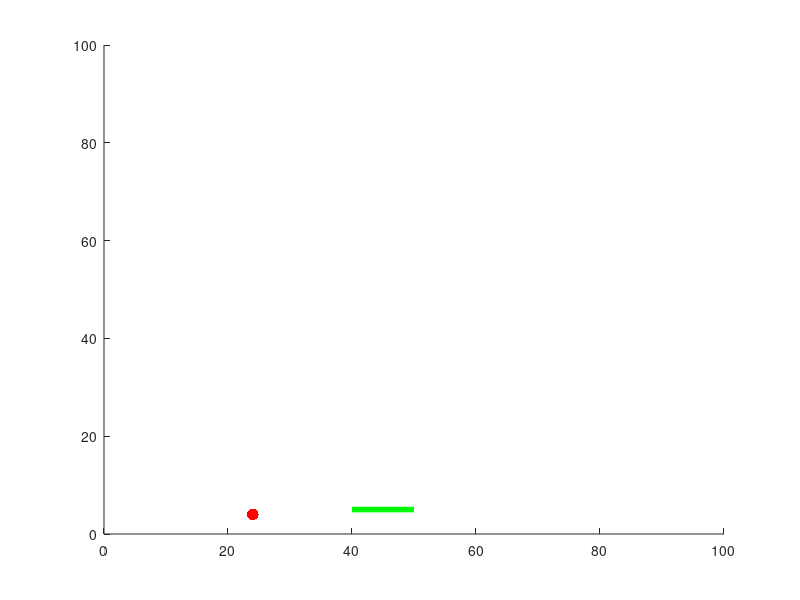

The MATLAB script that drew this image:

%https://www.youtube.com/watch?v=taDSfV2a3J8&ab_channel=SilasHenderson;

%--------------------------Setup---------------------------------------%
FallingBlocksFigure = figure('color',[.2 .8 .8],...            %Block
    'KeyPressFcn', @keyboardFunction);

FallingBlocksAxes = axes('color', 'black',...                  %Axes
   'XLim', [0 100], 'YLim', [0 100]);

FallingBlockVel = [1, 1];                                       %Ball
FallingBlockPos = [20, 50];
FallingBlock = line(FallingBlockPos(1),FallingBlockPos(2),...  
    'marker','.','markersize', 25,'color','red');

global PlayerCenter;                                            %Player
PlayerCenter = 45;
Player = line([PlayerCenter - 5, PlayerCenter + 5],[5 5],...     
    'color', 'green', 'linewidth', 4);

%------------------------Loop-----------------------------------------%
tic;
toc;
while toc < 15
    
    if FallingBlockPos(1) < 0 || FallingBlockPos(2) > 100     %Bounce check
        FallingBlockVel(1) = -FallingBlockVel(1);
    end
    if FallingBlockPos(2) < 0 || FallingBlockPos(2) > 100
        FallingBlockVel(2) = -FallingBlockVel(2);
    end
    if FallingBlockPos(2) < 5
        if abs(FallingBlockPos(1) - PlayerCenter) < 5
            FallingBlockVel(2) =  -FallingBlockVel(2)
        else 
           close all; return ;
        end
    end
                
    FallingBlockPos = FallingBlockPos + FallingBlockVel;      %Update Ball  
    set(FallingBlock, 'XData', FallingBlockPos(1), 'YData', FallingBlockPos(2))
    
    set(Player, 'XData', [PlayerCenter - 5, PlayerCenter + 5])
    
    pause(0.05);
end
%------------------------Functions------------------------------------%
function keyboardFunction(figure,event)
global PlayerCenter
switch event.Key
    case 'rightarrow'
        PlayerCenter = PlayerCenter + 2; 
    case 'leftarrow'
        PlayerCenter = PlayerCenter - 2;
    case 'a'
        PlayerCenter = PlayerCenter - 2;
    case 'd'
        PlayerCenter = PlayerCenter + 2;
end 
%set(gcf,'color',rand(1,3))
end



